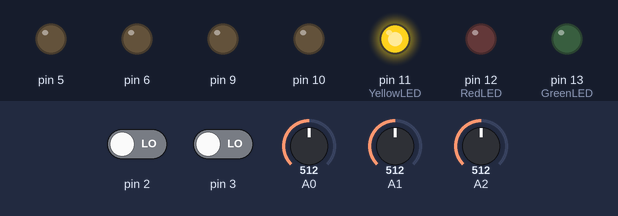
Bench run of a program on a simulated Arduino Uno, built with avr-gcc and run on an emulated ATmega328P. Shown: output pins drawn as LEDs (lit = HIGH). The inputs (shaded band) are chosen by the test bench; at power-on: pin 2 LOW, pin 3 LOW, A0 = 512, A1 = 512, A2 = 512.

Above: at 0.1 s.
Timing chart, 0 to 1.6 s (numbered marks = the images above):
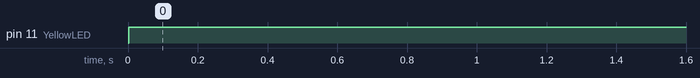

Measured:
- by itself, pin 11 (YellowLED): LOW → HIGH at 0.00 s

The program:

main.cpp
```cpp
#include <Arduino.h>
#include <PololuMotor.h>
#include <SharpSensor.h>
#include <PIDController.h>
#include <RuleSet.h>
#include <DerivativeSearch.h>

Motor LeftMotor, RightMotor;
Sensor LeftSensor, MidSensor, RightSensor;
PIDController LeftPid, RightPid;

ObstacleAvoidanceAlgorithm *Algorithm;
RuleSet RuleSet;
DerivativeSearch DerivativeSearch;

long PreviousSample = 0;
byte SampleTime = 20;

const byte YellowLED = 11;
const byte RedLED = 12;
const byte GreenLED = 13;

void InitializeLEDs()
{
    pinMode(YellowLED, OUTPUT);
    pinMode(GreenLED, OUTPUT);
    pinMode(RedLED, OUTPUT);
}

void PIDs()
{
    if(millis() - PreviousSample > SampleTime)
    {
        LeftMotor.SetPWM(LeftPid.Control(LeftMotor.GetEncoderTicks()));
        RightMotor.SetPWM(RightPid.Control(RightMotor.GetEncoderTicks()));
        PreviousSample = millis();
    }
}

void SetMotorSpeeds(int *speeds)
{
    LeftPid.SetSpeed(speeds[0]);
    RightPid.SetSpeed(speeds[1]);
}

void FlashLEDs(bool *states)
{
    digitalWrite(YellowLED, states[0]);
    digitalWrite(RedLED, states[1]);
    digitalWrite(GreenLED, states[2]);
}

void setup()
{
    LeftMotor.Begin(White, Left);
    RightMotor.Begin(White, Right);

    LeftSensor.Begin(LeftSensorPin);
    MidSensor.Begin(MidSensorPin);
    RightSensor.Begin(RightSensorPin);

    InitializeLEDs();
    Algorithm = &DerivativeSearch;
    //temporary
    Serial.begin(9600);
}

void loop()
{
    PIDs();

    Algorithm->GetDistances(LeftSensor.GetDistance(), MidSensor.GetDistance(), RightSensor.GetDistance());
    Result result = Algorithm->Run();

    SetMotorSpeeds(result.motorSpeeds);
    FlashLEDs(result.diodesStates);
}
```
